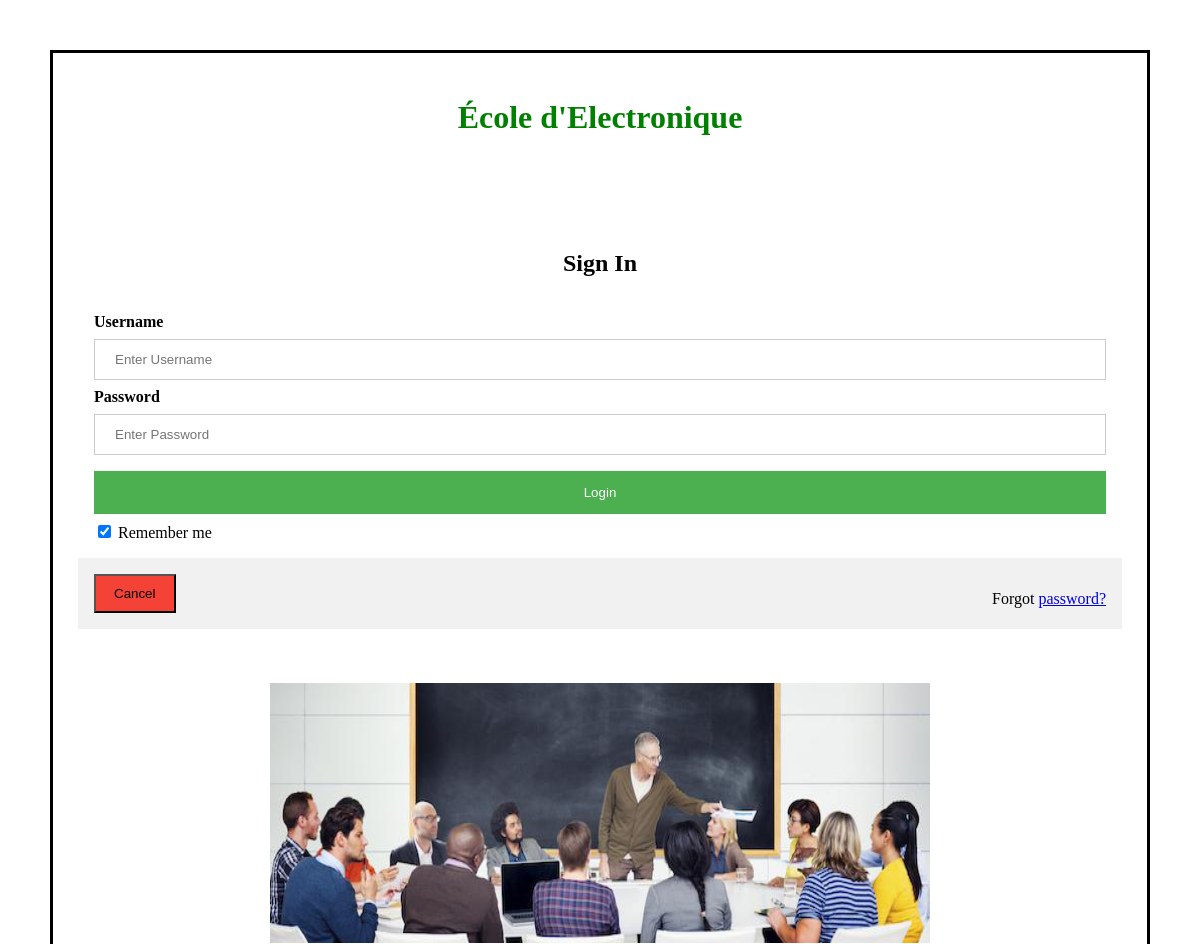
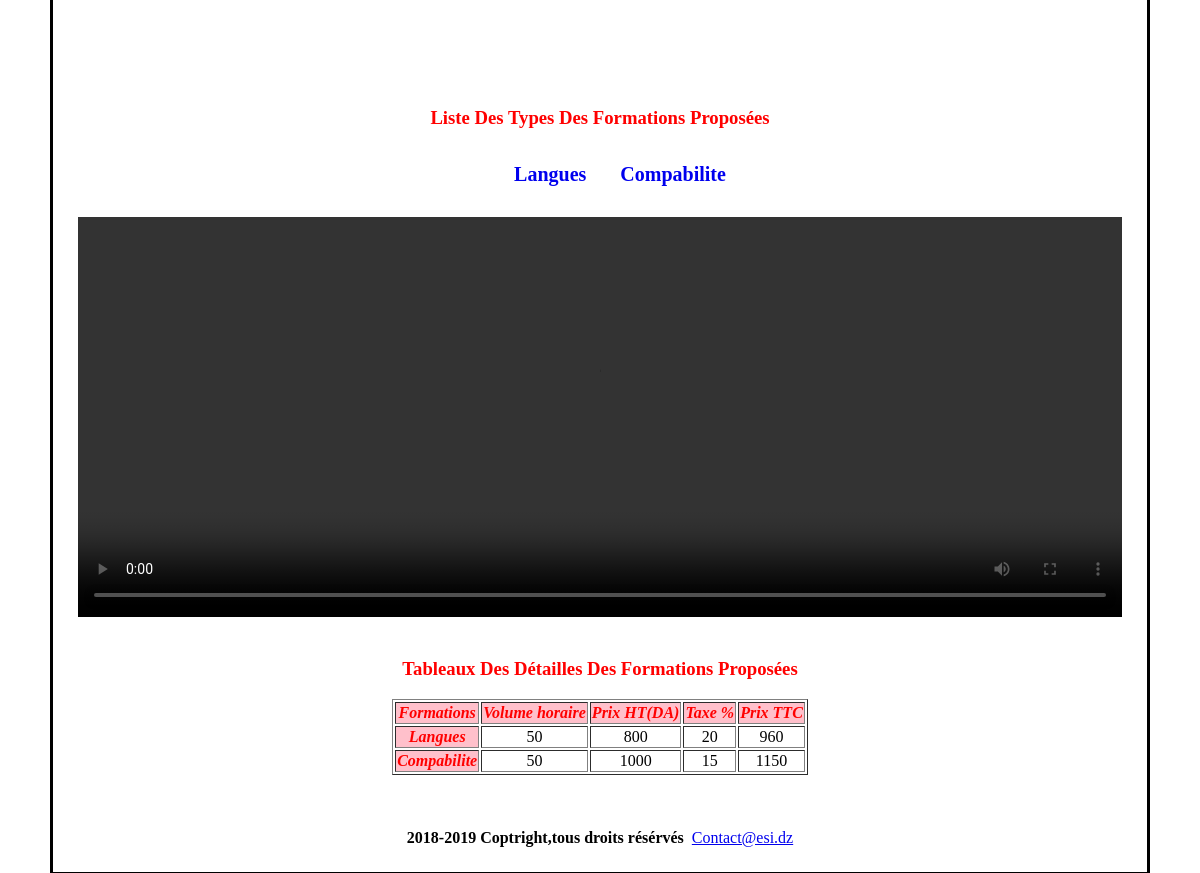
The app's page /project/sous-sites/1/2/index.php with its own data (2 pictures, top to bottom).
### tables this page shows
CREATE TABLE `type_formation` (
  `st1` varchar(20) DEFAULT NULL,
  `st2` varchar(20) DEFAULT NULL,
  `ID` int(11) NOT NULL
);

CREATE TABLE `formations` (
  `Volume_horaire` int(11) DEFAULT NULL,
  `Prix` int(11) DEFAULT NULL,
  `Taxe` int(11) DEFAULT NULL,
  `Nom` varchar(20) DEFAULT NULL,
  `ID` int(11) NOT NULL,
  `IDD` int(11) NOT NULL,
  `id_categorie` int(11) NOT NULL,
  `id_ecole` varchar(20) NOT NULL
);

### project/sous-sites/1/2/index.php (the view, shortened to what this page needs)
<!DOCTYPE html>
<head>
<link href="View/public/css/external.css" rel="stylesheet" type="text/css" />
</head>
<?php
include("view/includes/variables.php");
include("config/connection.php");
$sql1="SELECT * FROM Type_formation t join Formations f where t.ID=f.ID  and f.id_categorie =1  and  f.id_ecole='2' ";
$sql2="SELECT * FROM Formations f where  f.id_categorie =1 and f.id_ecole='2' ";
$type_formation=$conn->query($sql1);
$formation=$conn->query($sql2);
function calculTTC($a,$b){
    return ($a*$b/100) +$a;
}
?>
<body>
<h1> <?php echo $titre_fr;?></h1></br>
<?php
if (!isset($_SESSION['user'])){
     echo "<h2 align =\"center\" > Sign In</h2>
     <form action='controller/login.php' method=\"post\">
   <div class=\"container\" >
     <label for=\"uname\"><b>Username</b></label>
     <input type=\"text\" placeholder=\"Enter Username\" name=\"uname\" required>
     <label for=\"psw\"><b>Password</b></label>
     <input type=\"password\" placeholder=\"Enter Password\" name=\"psw\" required>
     <button type=\"submit\" class=\"loginbtn\">Login</button>
     <label>
       <input type=\"checkbox\" checked=\"checked\" name=\"remember\"> Remember me
     </label>
   </div>
   <div class=\"container\" style=\"background-color:#f1f1f1\">
     <button type=\"button\" class=\"cancelbtn\">Cancel</button>
     <span class=\"psw\">Forgot <a href=\"#\">password?</a></span>
   </div>
 </form>";}
?>
<div class="diaporama">
    <div class="images">
    <?php echo $img0 ;?>
    </div>
</div>
<div align="center" class="menu header" id="myHeader">
<h3 align="center" >Liste Des Types Des Formations Proposées</h3>
<ul id="nav">
    <?php
    foreach ($type_formation as $row): ?>
    <li id="<?= $row['ID'] ?>" class="formation"><a class="lien"
                                                          href="#"> <?= $row['st1'] ?> </a>
    </li>
<?php endforeach; ?>
</ul>
</div>
<?php echo $video;?>
  <h3 align="center" >Tableaux Des Détailles Des Formations Proposées</h3>
<table id ="my_table" border="1px" align="center">
    <thead>
    <tr>
    <th scope="col" >Formations</th>
    <th scope="col">Volume horaire</th>
    <th scope="col">Prix HT(DA)</th>
    <th scope="col">Taxe %</th>
    <th scope="col">Prix TTC</th>
    </tr>
    </thead>
    <tbody id="my-tab-index">
    <?php
    foreach ($formation as $formation_t): ?>
        <tr>
            <th id=<?= $formation_t['IDD'] ?>" scope="row"><?= $formation_t['Nom'] ?></th>
            <td id=<?= $formation_t['IDD'] ?>"><?= $formation_t['Volume_horaire'] ?></td>
            <td id=<?= $formation_t['IDD'] ?>"><?= $formation_t['Prix'] ?></td>
            <td id=<?= $formation_t['IDD'] ?>"><?= $formation_t ['Taxe'] ?></td>
            <td id=<?= $formation_t['IDD'] ?>"><?php echo calculTTC($formation_t['Prix'],$formation_t ['Taxe']) ;?></td>
        </tr>
    <?php endforeach; ?>
    </tbody>
    </table>&nbsp;&nbsp;&nbsp;
  <?php
include("view/includes/pied-page.php");
?>
</body>
</html>

### project/sous-sites/1/2/view/public/css/external.css (style rules this page uses)
table { align-content: center; justify-content: center; text-align: center; }
h1 { text-align: center; color:green; }
table tr th { background-color:pink; color:red; font-style: italic; }
body { border:3px black solid; margin: 50px; padding:25px; }
h3 { text-align: center; color:red; }
.formation { display: inline; margin: 10px; justify-content: center; align-content: center; }
.menu { justify-content: center; top: 0px; }
#nav li { display: inline-block; position: relative; }
#nav li a { display: block; padding: 5px; text-decoration: none; font-size: 20px; font-weight: bold; }
.diaporama { text-align: center; margin: 0px auto; background: black; width: 660px; height: 260px; overflow: hidden; position: relative; }
.images { margin: 0px auto; align-content: center; position: absolute; animation-duration: 20s; animation-iteration-count: infinite; animation-name: animation; background-color: black; }
input[type=text], input[type=password] { width: 100%; padding: 12px 20px; margin: 8px 0; display: inline-block; border: 1px solid #ccc; box-sizing: border-box; }
.loginbtn { background-color: #4CAF50; color: white; padding: 14px 20px; margin: 8px 0; border: none; cursor: pointer; width: 100%; }
.cancelbtn { width: auto; padding: 10px 18px; background-color: #f44336; }
.container { padding: 16px; }
span.psw { float: right; padding-top: 16px; }

### records on screen
type_formation: st1 "Langues"
type_formation: st1 "Compabilite"
formations: Nom "Langues", Volume_horaire "50", Prix "800", Taxe "20", Prix+Taxe "960"
formations: Nom "Compabilite", Volume_horaire "50", Prix "1000", Taxe "15", Prix+Taxe "1150"

### other values on screen
$titre_fr "École d'Electronique"
$d "2018-2019 Coptright,tous droits résérvés"
$contact "Contact@esi.dz"
